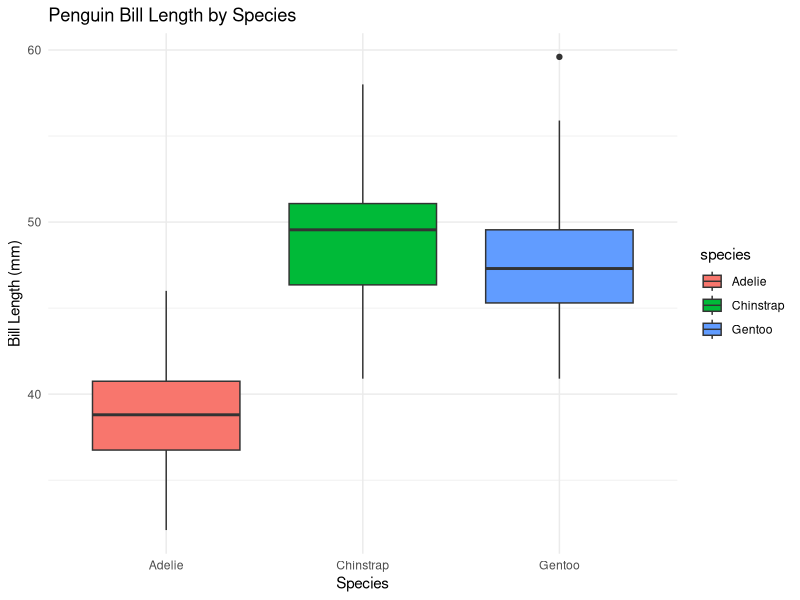

This figure's R source:
## ---- chunk 1
library(tidyverse)
library(palmerpenguins)
## ---- chunk 2
penguins |>
  group_by(species) |>
  summarize(
    avg_bill_length = mean(bill_length_mm, na.rm = TRUE)
  )
## ---- chunk 3
penguins |>
  ggplot(aes(x = species, y = bill_length_mm, fill = species)) +
  geom_boxplot() +
  labs(
    title = "Penguin Bill Length by Species",
    x = "Species",
    y = "Bill Length (mm)"
  ) +
  theme_minimal()
